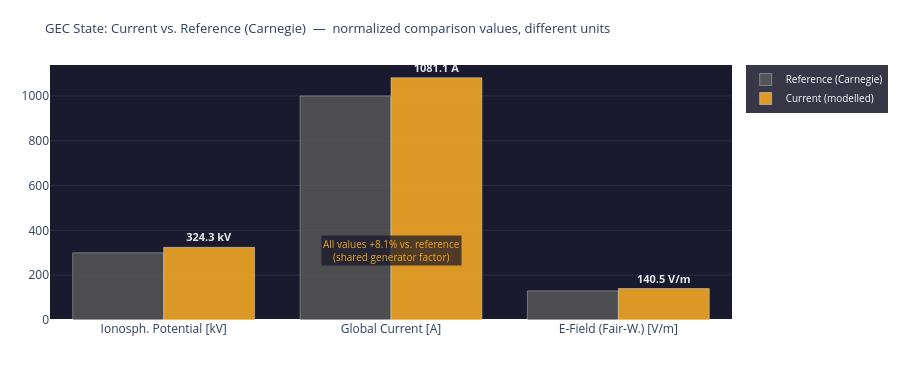

Here is the notebook cell this chart was saved with:
### Markdown cell above
---
## 4. Visualizations

### Code cell
# ============================================================
# GEC STATE vs. REFERENCE
# Note: raw values have different units (kV, A, V/m)
# Comparison shows relative deviation from Carnegie reference
# ============================================================

metrics = [
    ('Ionosph. Potential', 'kV',  GEC_REF['V_iono_kV'], V_iono_mod),
    ('Global Current',     'A',   GEC_REF['I_total_A'], I_total_mod),
    ('E-Field (Fair-W.)',  'V/m', GEC_REF['E_field_Vm'], E_mod),
]
labels_units = [f'{m[0]}\n[{m[1]}]' for m in metrics]

fig = go.Figure()
fig.add_trace(go.Bar(
    name='Reference (Carnegie)',
    x=labels_units, y=[m[2] for m in metrics],
    marker_color='#5F5E5A', opacity=0.75
))
fig.add_trace(go.Bar(
    name='Current (modelled)',
    x=labels_units, y=[m[3] for m in metrics],
    marker_color='#F2A623', opacity=0.90,
    text=[f'<b>{m[3]:.1f} {m[1]}</b>' for m in metrics],
    textposition='outside',
    textfont=dict(color='white', size=11)
))

# Joint percentage value as annotation
delta_pct = round((V_iono_mod - GEC_REF['V_iono_kV']) / GEC_REF['V_iono_kV'] * 100, 1)
fig.add_annotation(
    x=1.0, y=max(GEC_REF['V_iono_kV'], V_iono_mod) * 0.95,
    text=f'All values {delta_pct:+.1f}% vs. reference<br>(shared generator factor)',
    showarrow=False, xanchor='center',
    font=dict(color='#F2A623', size=10),
    bgcolor='rgba(20,20,40,0.7)'
)

fig.update_layout(
    title=dict(
        text='GEC State: Current vs. Reference (Carnegie)  —  normalized comparison values, different units',
        font=dict(size=13)
    ),
    barmode='group',
    height=380,
    plot_bgcolor='#1a1a2e', paper_bgcolor='rgba(0,0,0,0)',
    margin=dict(l=50, r=50, t=65, b=60),
    legend=dict(bgcolor='rgba(20,20,40,0.85)', font=dict(color='white', size=10)),
    yaxis=dict(gridcolor='#2a2a4a')
)
fig.show()

print(f'GEC deviation from Carnegie reference: {delta_pct:+.1f}%')
print(f'  (all values scale with the same generator factor {generator_strength:.3f})')

### Figure 1 — Plotly figure (JSON) as saved in the notebook; plotly's stock layout.template omitted (floating-point values rounded to 4 significant figures)
{"data": [{"marker": {"color": "#5F5E5A"}, "name": "Reference (Carnegie)", "opacity": 0.75, "type": "bar", "x": ["Ionosph. Potential\n[kV]", "Global Current\n[A]", "E-Field (Fair-W.)\n[V/m]"], "y": [300.0, 1000.0, 130.0]}, {"marker": {"color": "#F2A623"}, "name": "Current (modelled)", "opacity": 0.9, "text": ["<b>324.3 kV</b>", "<b>1081.1 A</b>", "<b>140.5 V/m</b>"], "textfont": {"color": "white", "size": 11}, "textposition": "outside", "type": "bar", "x": ["Ionosph. Potential\n[kV]", "Global Current\n[A]", "E-Field (Fair-W.)\n[V/m]"], "y": [324.3, 1081.0, 140.5]}], "layout": {"annotations": [{"bgcolor": "rgba(20,20,40,0.7)", "font": {"color": "#F2A623", "size": 10}, "showarrow": false, "text": "All values +8.1% vs. reference<br>(shared generator factor)", "x": 1.0, "xanchor": "center", "y": 308.1}], "barmode": "group", "height": 380, "legend": {"bgcolor": "rgba(20,20,40,0.85)", "font": {"color": "white", "size": 10}}, "margin": {"b": 60, "l": 50, "r": 50, "t": 65}, "paper_bgcolor": "rgba(0,0,0,0)", "plot_bgcolor": "#1a1a2e", "title": {"font": {"size": 13}, "text": "GEC State: Current vs. Reference (Carnegie)  —  normalized comparison values, different units"}, "yaxis": {"gridcolor": "#2a2a4a"}}}
